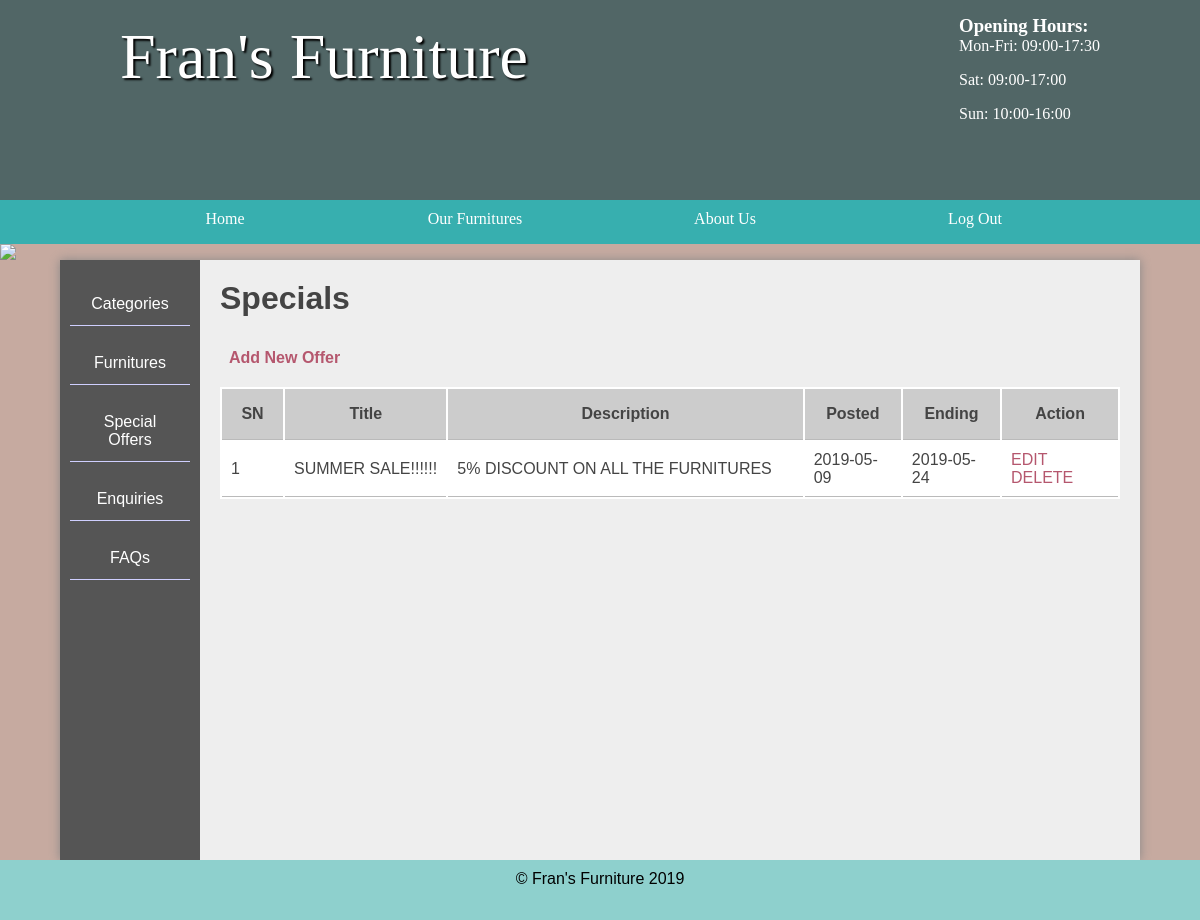
/admin/specials (signed in), run on the app's committed database.
### tables this page shows
CREATE TABLE `special_table` (
  `id` int(11) NOT NULL,
  `name` varchar(255) NOT NULL,
  `post_date` date NOT NULL,
  `end_date` date NOT NULL,
  `description` text NOT NULL
);

### functions/loadTemplate.php (called while the page is built, shortened)
<?php
function loadTemplate($filename, $tempVars){
	extract($tempVars);
	require $filename;
	$content = ob_get_clean();
	return $content;
}

### pages/admin_area/specials.php (called while the page is built, shortened)
<?php
$list_specials= $tbl_specials->findAll();
$all_specials=$list_specials->fetchAll();
$vars=[
	'all_specials'=>$all_specials
];
$content=loadTemplate("../../template_views/admin_area/specials_temp.php",$vars);
 ?>

### includes/admin_includes.php (called while the page is built, shortened)
<?php
	require '../../db/dbcon.php';
	require '../../classes/DatabaseTableQueries.php';
	require '../../functions/loadTemplate.php';
	$tbl_specials= new DatabaseTableQueries('special_table');
?>

### classes/DatabaseTableQueries.php (called while the page is built, shortened)
<?php
class DatabaseTableQueries{
	public $table;
	public function __construct($table){
		$this->table = $table;
	}
	function findAll() {
	    global $pdo;
	    $stmt = $pdo->prepare("SELECT * FROM $this->table");
	    $stmt->execute();
	    return $stmt;
	}
}

### template_views/admin_area/specials_temp.php (the view)
<section class="right">
	<h2>Specials</h2>
	<h4><a class="addnew" href="modifySpecial">Add New Offer</a></h4>
	<table class="mytable">
		<?php $sn=1; ?>
		<tr>
			<th>SN</th>
			<th>Title</th>
			<th>Description</th>
			<th>Posted</th>
			<th>Ending</th>
			<th>Action</th>
		</tr>
		<tr>
			<?php foreach ($all_specials as $row){ ?>
				<td><?php echo $sn; $sn++ ?></td>
				<td><?php echo $row['name'];?></td>
				<td><?php echo $row['description'];?></td>
				<td><?php echo $row['post_date'];?></td>
				<td><?php echo $row['end_date'];?></td>
				<td><a href="modifySpecial&esid=<?php echo $row['id'];?>">EDIT</a> <a onclick= "return confirm('Are you sure to delete?');" href="modifySpecial&desid=<?php echo $row['id'];?>">DELETE</a></td></tr>
			<?php } ?>
	</table>
</section>

### css/style.css (style rules this page uses)
* { margin: 0; padding: 0; }
html { font-family: 'Oxygen Regular', verdana, sans-serif; }
body { background-color: #C6AAA0; }
a { text-decoration: none; }
main h2 { font-size:2em; }
p, li, h2 { margin-bottom: 1em; }
section a { color: #444; }
table { width: 100%; margin-top: 20px; }
td { border-bottom: 1px solid #bababa; }
th { border-bottom: 1px solid #bababa; }
.stock .products, .admin .right { display: table-cell; padding: 20px; }
.right { padding: 20px; }
.mytable { background: #fff; }
.mytable tr th { padding: 1em; background: #ccc; }
.mytable tr td { padding: 1%; }
.mytable tr td a { text-decoration: none; color: #b5576e; }
.addnew { padding: 1%; color: #b5576e; text-decoration: none; }

### data on the page
special_table: name "SUMMER SALE!!!!!!", description "5% DISCOUNT ON ALL THE FURNITURES", post_date "2019-05-09", end_date "2019-05-24"

### other printed values
Date('Y') "2019"
